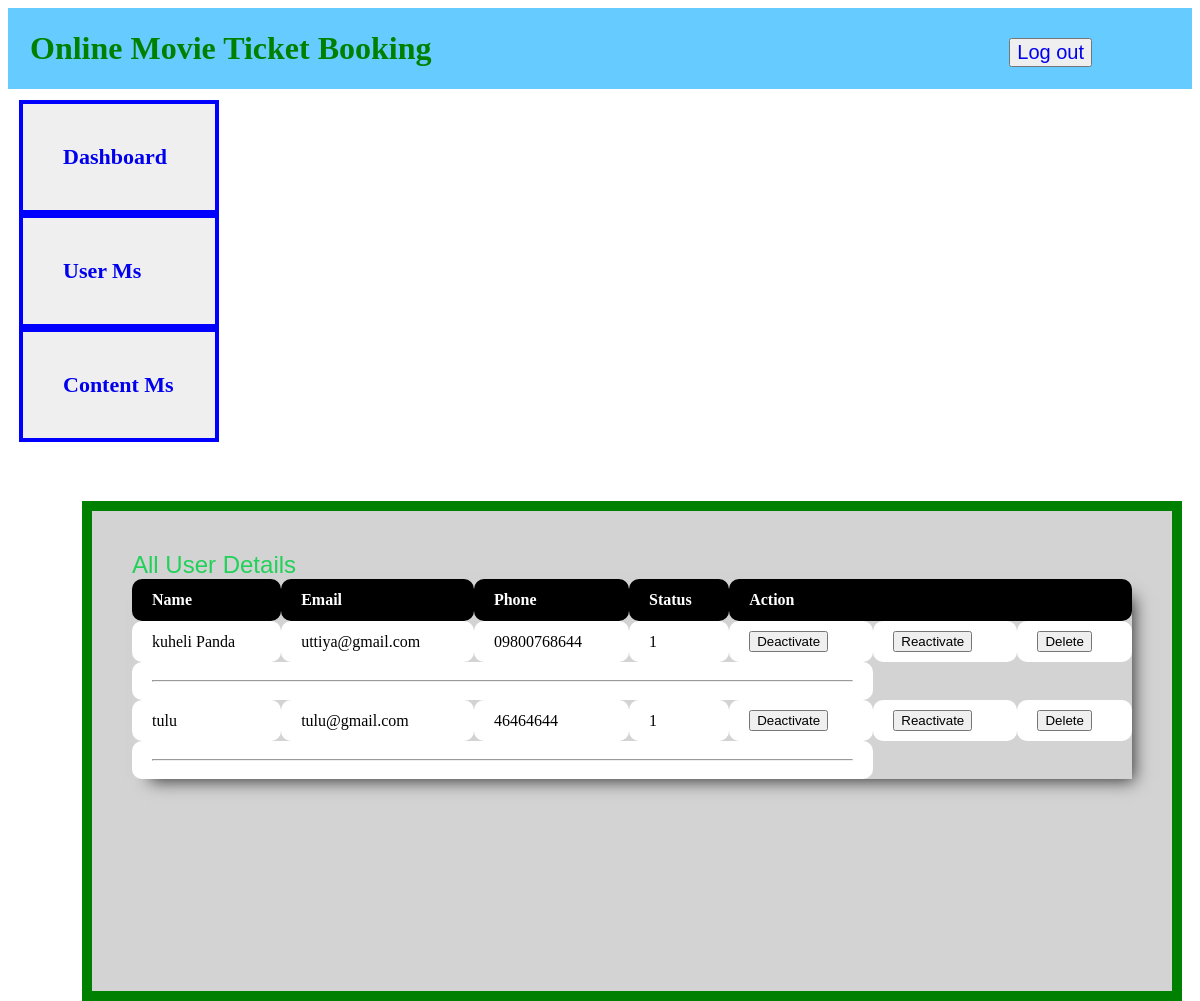
The page /admin/edit_user.php (signed in) on the database its author committed.
### tables this page shows
CREATE TABLE `user_register` (
  `user_id` int(11) NOT NULL,
  `name` varchar(100) NOT NULL,
  `email` varchar(100) NOT NULL,
  `phone` varchar(100) NOT NULL,
  `password` varchar(500) NOT NULL,
  `address` varchar(500) NOT NULL,
  `security_question` varchar(500) NOT NULL,
  `security_answer` varchar(100) NOT NULL,
  `dt` varchar(20) NOT NULL,
  `status` varchar(100) NOT NULL
);

### admin/edit_user.php (the view, shortened to what this page needs)
<?php
include("includes/db_connection.php");
if( !isset($_SESSION['login_user']) )
{
	header("location:check.php");
}
else
{
?>
<!DOCTYPE html>
<html xmlns="http://www.w3.org/1999/xhtml">
<head>
    <link href="assets/css/style.css" rel="stylesheet" />
   </head>
<body>
    <div id ="container">
<div id="header">
<h1>Online Movie Ticket Booking </h1>
<div class="select">
<button><a href="logout.php" >Log out</a> </button>
</div>
</div>
       <?php
		include("includes/menu.php");
		?>
        <div id="main">
                  <font face="arial" size="5px" color="#21D159">All User Details</font>
				<table>
			<tr>
			<th>Name</th>
			<th>Email</th>
			<th>Phone</th>
			<th>Status</th>
			<th colspan='3'>Action</th>
			</tr>
			<?php
			$sql="SELECT * from user_register";
			$result=mysqli_query($con,$sql);
					while($row=mysqli_fetch_array($result))
					{
							$user_id=$row['user_id'];
							$email=$row['email'];
							$name=$row['name'];
							$phone=$row['phone'];
							$status=$row['status'];
							echo "<td>$name</td>";
							echo "<td>$email</td>";
							echo "<td>$phone</td>";
							echo "<td>$status</td>";
							echo "<td><a href='ban_user.php?Serial_no=$user_id'><input type='submit' value='Deactivate'></a></td>";
							echo "<td><a href='reactivate.php?Serial_no=$user_id'><input type='submit' value='Reactivate'></a></td>";
							echo "<td><a href='delete_user.php?Serial_no=$user_id'><input type='submit' value='Delete'></a></td>";
							echo "<tr>";
							echo "<td colspan='5'><hr></td>";
							echo "</tr>";
							?>
							<?php
					}
		?>
</table>
        </div>
		  </div>
</body>
</html>
<?php
}
?>

### admin/assets/css/style.css (style rules this page uses)
a { text-decoration:none; }
#container { margin-left:auto; margin-right:auto; }
#header { position: relative; background-color:#66ccff; color:green; text-align:left; padding:20px; }
.select button { position: absolute; right: 100px; top: 30px; font-size:20px; }
h1 { margin:2px; }
#main { position: relative; background-color: lightgrey; width: 1000px; height:400px; border: 10px solid green; padding: 40px; float:right; }

### admin/edit_user.php (style rules this page uses)
td { border-radius:10px; border: 1px; background-color:#fff; padding:10px; padding-left:20px; padding-right:20px; }
th { padding-top: 12px; padding-bottom: 12px; text-align: left; background-color:#000; color: white; border-radius:10px; padding-left:20px; padding-right:20px; }
table { border-collapse: collapse; width: 100%; -webkit-box-shadow: 10px 10px 16px -8px rgba(0,0,0,0.75); -moz-box-shadow: 10px 10px 16px -8px rgba(0,0,0,0.75); box-shadow: 10px 10px 16px -8px rgba(0,0,0,0.75); }
th { text-align: left; }

### rows shown on the page
user_register: name "kuheli Panda", email "uttiya@gmail.com", phone "09800768644", status "1"
user_register: name "tulu", email "tulu@gmail.com", phone "46464644", status "1"
